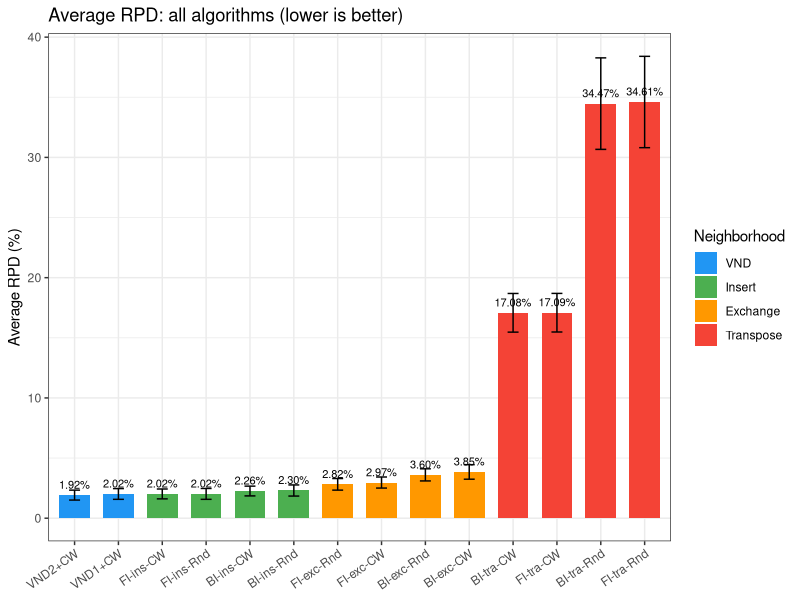
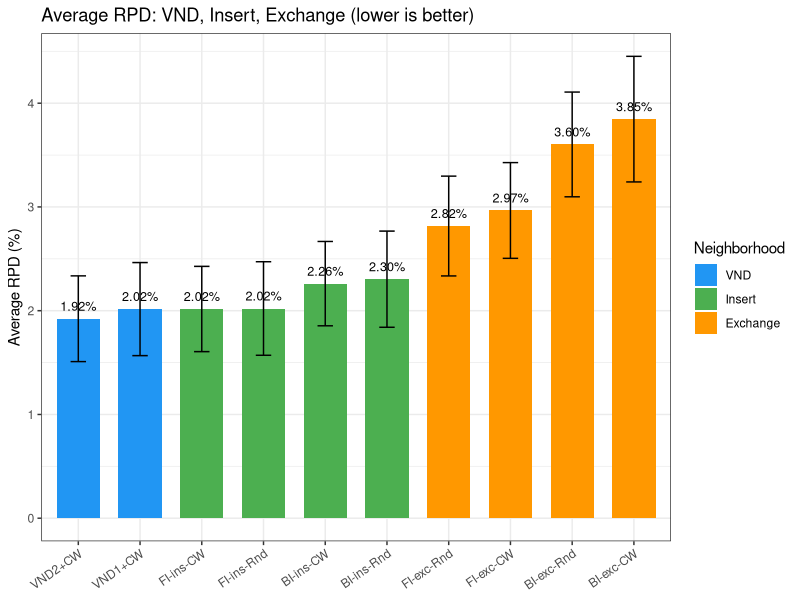
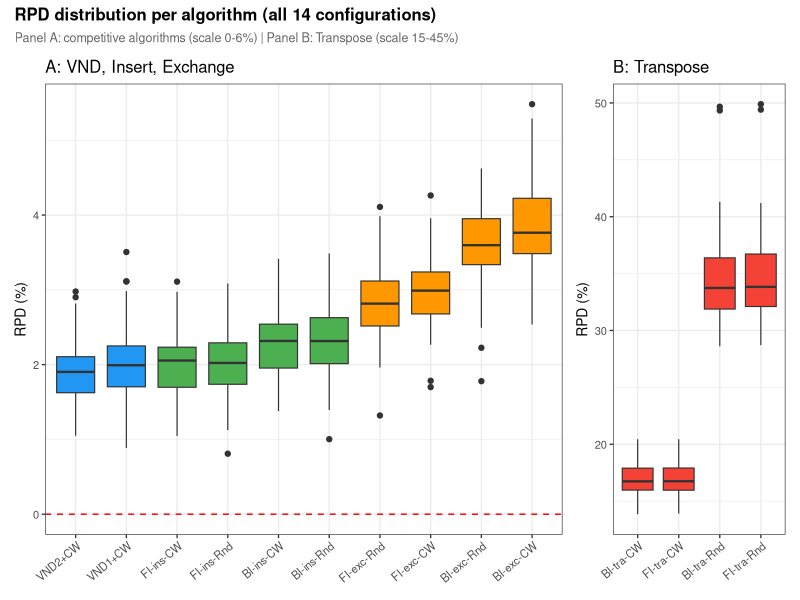
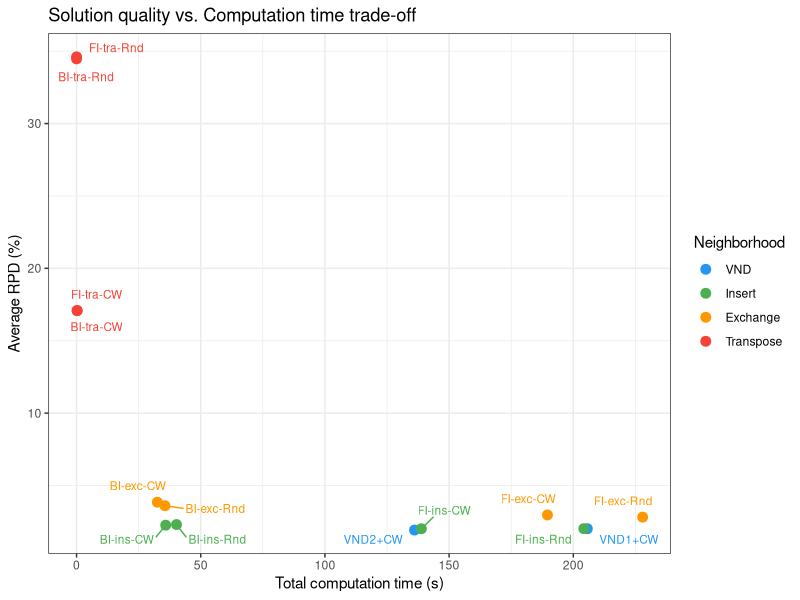
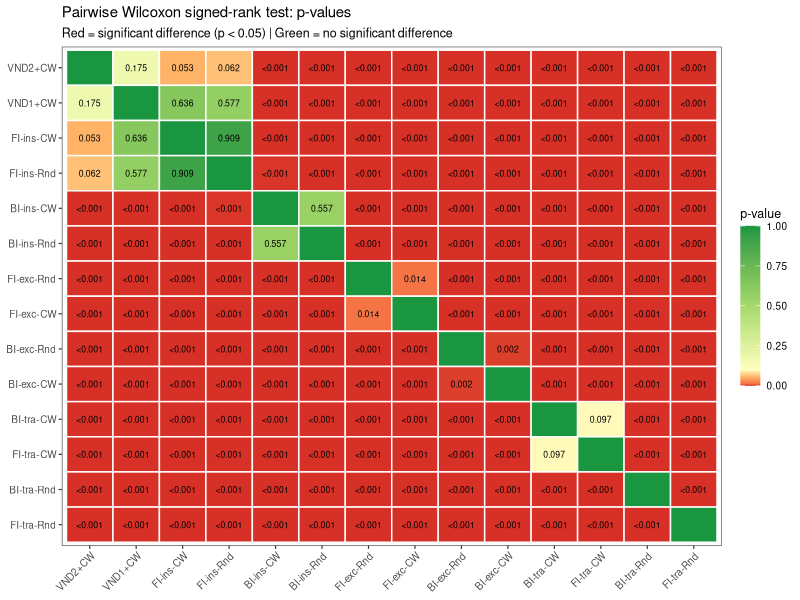

The R source for these figures, in order:
# Statistical analysis — LOP Iterative Improvement
# Exercise 1.1 and 1.2 — INFO-H-413 Heuristic Optimization

data <- read.table("results/raw_data.txt", header=TRUE, sep="\t")

# Create a readable label for each algorithm configuration
data$label <- paste(data$algo, data$pivot, data$neighborhood, data$init, sep="_")

# ─────────────────────────────────────────────────────────────────
# 1. SUMMARY TABLE — average RPD and total time per algorithm
# ─────────────────────────────────────────────────────────────────
cat("Average RPD and total time per algorithm:\n")

summary_table <- aggregate(
    cbind(rpd, time_sec) ~ label,
    data = data,
    FUN = function(x) c(mean=mean(x), sd=sd(x), total=sum(x))
)

# Flatten the result
avg_rpd   <- tapply(data$rpd,      data$label, mean)
sd_rpd    <- tapply(data$rpd,      data$label, sd)
total_time <- tapply(data$time_sec, data$label, sum)

result <- data.frame(
    algorithm  = names(avg_rpd),
    avg_rpd    = round(avg_rpd,    4),
    sd_rpd     = round(sd_rpd,     4),
    total_time = round(total_time, 4)
)
result <- result[order(result$avg_rpd), ]
rownames(result) <- NULL
print(result)

# ─────────────────────────────────────────────────────────────────
# 2. WILCOXON TESTS — Exercise 1.1
#    Compare algorithms pairwise on their RPD vectors
#    (one RPD value per instance = 78 paired observations)
# ─────────────────────────────────────────────────────────────────
cat("\nWilcoxon tests — Exercise 1.1\n")

get_rpd <- function(piv, nei, ini) {
    sub <- data[data$algo=="II" & data$pivot==piv &
                data$neighborhood==nei & data$init==ini, ]
    sub[order(sub$instance), "rpd"]
}

wilcox_test <- function(label_a, rpd_a, label_b, rpd_b) {
    wt  <- wilcox.test(rpd_a, rpd_b, paired=TRUE, exact=FALSE)
    tt  <- t.test(rpd_a, rpd_b, paired=TRUE)
    sig <- ifelse(wt$p.value < 0.05, "YES ***", "no")
    cat(sprintf("  %-40s vs %-40s | wilcox p=%.4f | t-test p=%.4f | sig: %s\n",
                label_a, label_b, wt$p.value, tt$p.value, sig))
}

cat("\npivoting rule (first vs best)\n")
for (nei in c("transpose","exchange","insert")) {
    for (ini in c("random","cw")) {
        a <- get_rpd("first", nei, ini)
        b <- get_rpd("best",  nei, ini)
        wilcox_test(paste("first",nei,ini), a, paste("best",nei,ini), b)
    }
}

cat("\nneighborhood comparison\n")
t_r <- get_rpd("first","transpose","random")
e_r <- get_rpd("first","exchange", "random")
i_r <- get_rpd("first","insert",   "random")
wilcox_test("first_transpose_random", t_r, "first_exchange_random", e_r)
wilcox_test("first_transpose_random", t_r, "first_insert_random",   i_r)
wilcox_test("first_exchange_random",  e_r, "first_insert_random",   i_r)

cat("\ninitialization (random vs CW)\n")
for (piv in c("first","best")) {
    for (nei in c("transpose","exchange","insert")) {
        a <- get_rpd(piv, nei, "random")
        b <- get_rpd(piv, nei, "cw")
        wilcox_test(paste(piv,nei,"random"), a, paste(piv,nei,"cw"), b)
    }
}

# ─────────────────────────────────────────────────────────────────
# 3. WILCOXON TESTS — Exercise 1.2
#    Compare VND1 vs VND2, and each VND vs best II (insert+cw)
# ─────────────────────────────────────────────────────────────────
cat("\nWilcoxon tests — Exercise 1.2 (VND)\n")

get_vnd_rpd <- function(vnd) {
    sub <- data[data$algo=="VND" & data$pivot==vnd, ]
    sub[order(sub$instance), "rpd"]
}

vnd1 <- get_vnd_rpd("vnd1")
vnd2 <- get_vnd_rpd("vnd2")
best_ii <- get_rpd("first","insert","cw")   # best II from exercise 1.1

cat("\nVND1 vs VND2\n")
wilcox_test("VND1_cw", vnd1, "VND2_cw", vnd2)

cat("\nVND vs best II\n")
wilcox_test("VND1_cw", vnd1, "first_insert_cw", best_ii)
wilcox_test("VND2_cw", vnd2, "first_insert_cw", best_ii)

cat("\nDone.\n")

# ─────────────────────────────────────────────────────────────────
# 4. FIGURES
# ─────────────────────────────────────────────────────────────────
library(ggplot2)
library(ggrepel)
library(patchwork)
library(scales)

dir.create("results/figures", showWarnings=FALSE)

# Short readable labels for plots
data$short_label <- with(data, {
    ifelse(algo == "VND",
        paste0(toupper(pivot), "+CW"),
        paste0(
            ifelse(pivot=="first","FI","BI"), "-",
            substr(neighborhood,1,3), "-",
            ifelse(init=="random","Rnd","CW")
        )
    )
})

ordered_labels <- result$algorithm
short_map      <- unique(data[, c("label","short_label")])
ordered_short  <- short_map$short_label[match(ordered_labels, short_map$label)]

data$short_label <- factor(data$short_label, levels=ordered_short)

data$group <- with(data, ifelse(algo=="VND", "VND",
                   ifelse(neighborhood=="transpose", "Transpose",
                   ifelse(neighborhood=="exchange",  "Exchange", "Insert"))))
data$group <- factor(data$group, levels=c("VND","Insert","Exchange","Transpose"))

group_colors <- c("VND"="#2196F3", "Insert"="#4CAF50",
                  "Exchange"="#FF9800", "Transpose"="#F44336")

result_plot <- data.frame(
    short_label = factor(ordered_short, levels=ordered_short),
    avg_rpd     = result$avg_rpd,
    sd_rpd      = result$sd_rpd,
    total_time  = result$total_time,
    group       = with(result, ifelse(grepl("VND", algorithm), "VND",
                        ifelse(grepl("insert", algorithm), "Insert",
                        ifelse(grepl("exchange", algorithm), "Exchange", "Transpose"))))
)
result_plot$group <- factor(result_plot$group, levels=c("VND","Insert","Exchange","Transpose"))

# Barplot — all 14 algorithms
p_bar_full <- ggplot(result_plot, aes(x=short_label, y=avg_rpd, fill=group)) +
    geom_bar(stat="identity", width=0.7) +
    geom_errorbar(aes(ymin=avg_rpd-sd_rpd, ymax=avg_rpd+sd_rpd),
                  width=0.25, linewidth=0.5) +
    geom_text(aes(label=sprintf("%.2f%%", avg_rpd)), vjust=-0.8, size=2.8) +
    scale_fill_manual(values=group_colors, name="Neighborhood") +
    labs(title="Average RPD: all algorithms (lower is better)", x=NULL, y="Average RPD (%)") +
    theme_bw(base_size=11) +
    theme(axis.text.x=element_text(angle=35, hjust=1), legend.position="right")

ggsave("results/figures/barplot_avg_rpd_full.png", p_bar_full, width=12, height=5, dpi=150)

# Barplot — zoom (VND + Insert + Exchange only)
result_zoom <- result_plot[1:10, ]
p_bar_zoom <- ggplot(result_zoom, aes(x=short_label, y=avg_rpd, fill=group)) +
    geom_bar(stat="identity", width=0.7) +
    geom_errorbar(aes(ymin=avg_rpd-sd_rpd, ymax=avg_rpd+sd_rpd),
                  width=0.25, linewidth=0.5) +
    geom_text(aes(label=sprintf("%.2f%%", avg_rpd)), vjust=-0.8, size=3.2) +
    scale_fill_manual(values=group_colors, name="Neighborhood") +
    labs(title="Average RPD: VND, Insert, Exchange (lower is better)", x=NULL, y="Average RPD (%)") +
    theme_bw(base_size=11) +
    theme(axis.text.x=element_text(angle=35, hjust=1), legend.position="right")

ggsave("results/figures/barplot_avg_rpd_zoom.png", p_bar_zoom, width=10, height=5, dpi=150)

# Boxplot — two panels
data_good <- data[data$group %in% c("VND","Insert","Exchange"), ]
data_good$short_label <- droplevels(data_good$short_label)
data_tra  <- data[data$group == "Transpose", ]
data_tra$short_label  <- droplevels(data_tra$short_label)

p_panel_a <- ggplot(data_good, aes(x=short_label, y=rpd, fill=group)) +
    geom_boxplot(outlier.size=1.5, linewidth=0.4) +
    scale_fill_manual(values=group_colors, name="Neighborhood") +
    geom_hline(yintercept=0, linetype="dashed", color="red", linewidth=0.5) +
    labs(title="A: VND, Insert, Exchange", x=NULL, y="RPD (%)") +
    theme_bw(base_size=10) +
    theme(axis.text.x=element_text(angle=40, hjust=1), legend.position="none")

p_panel_b <- ggplot(data_tra, aes(x=short_label, y=rpd, fill=group)) +
    geom_boxplot(outlier.size=1.5, linewidth=0.4) +
    scale_fill_manual(values=group_colors, name="Neighborhood") +
    labs(title="B: Transpose", x=NULL, y="RPD (%)") +
    theme_bw(base_size=10) +
    theme(axis.text.x=element_text(angle=40, hjust=1), legend.position="none")

p_combined <- p_panel_a + p_panel_b +
    plot_layout(widths=c(3,1)) +
    plot_annotation(
        title    = "RPD distribution per algorithm (all 14 configurations)",
        subtitle = "Panel A: competitive algorithms (scale 0-6%) | Panel B: Transpose (scale 15-45%)",
        theme    = theme(plot.title=element_text(size=12, face="bold"),
                         plot.subtitle=element_text(size=9, color="gray40"))
    )
ggsave("results/figures/boxplot_rpd_full.png", p_combined, width=13, height=5, dpi=150)

# RPD vs Time scatter
p_tradeoff <- ggplot(result_plot, aes(x=total_time, y=avg_rpd, color=group, label=short_label)) +
    geom_point(size=3) +
    geom_text_repel(size=3, max.overlaps=20, box.padding=0.5, point.padding=0.3) +
    scale_color_manual(values=group_colors, name="Neighborhood") +
    labs(title="Solution quality vs. Computation time trade-off",
         x="Total computation time (s)", y="Average RPD (%)") +
    theme_bw(base_size=11)

ggsave("results/figures/rpd_vs_time.png", p_tradeoff, width=10, height=6, dpi=150)

# Heatmap pairwise Wilcoxon p-values
all_labels <- ordered_short
all_rpds   <- lapply(ordered_labels, function(lbl) {
    sub <- data[data$label == lbl, ]
    sub[order(sub$instance), "rpd"]
})
names(all_rpds) <- all_labels

n    <- length(all_labels)
pmat <- matrix(NA, nrow=n, ncol=n, dimnames=list(all_labels, all_labels))
for (i in 1:n) {
    for (j in 1:n) {
        if (i == j) { pmat[i,j] <- 1 }
        else if (i < j) {
            p <- wilcox.test(all_rpds[[i]], all_rpds[[j]], paired=TRUE, exact=FALSE)$p.value
            pmat[i,j] <- p; pmat[j,i] <- p
        }
    }
}

pmat_df <- as.data.frame(as.table(pmat))
colnames(pmat_df) <- c("algo_a","algo_b","p_value")
pmat_df$algo_a <- factor(pmat_df$algo_a, levels=all_labels)
pmat_df$algo_b <- factor(pmat_df$algo_b, levels=rev(all_labels))
pmat_df$label  <- ifelse(pmat_df$algo_a == pmat_df$algo_b, "",
                         ifelse(pmat_df$p_value < 0.001, "<0.001",
                                sprintf("%.3f", pmat_df$p_value)))

p_heatmap <- ggplot(pmat_df, aes(x=algo_a, y=algo_b, fill=p_value)) +
    geom_tile(color="white", linewidth=0.5) +
    geom_text(aes(label=label), size=2.2, color="black") +
    scale_fill_gradientn(
        colors = c("#d73027","#f46d43","#fdae61","#ffffbf","#a6d96a","#1a9641"),
        values = rescale(c(0, 0.01, 0.05, 0.1, 0.5, 1)),
        limits = c(0, 1), name = "p-value",
        guide  = guide_colorbar(barwidth=1, barheight=8)
    ) +
    labs(title="Pairwise Wilcoxon signed-rank test: p-values",
         subtitle="Red = significant difference (p < 0.05) | Green = no significant difference",
         x=NULL, y=NULL) +
    theme_bw(base_size=9) +
    theme(axis.text.x=element_text(angle=45, hjust=1), panel.grid=element_blank())

ggsave("results/figures/heatmap_pvalues.png", p_heatmap, width=11, height=9, dpi=150)

cat("Figures saved to results/figures/\n")
